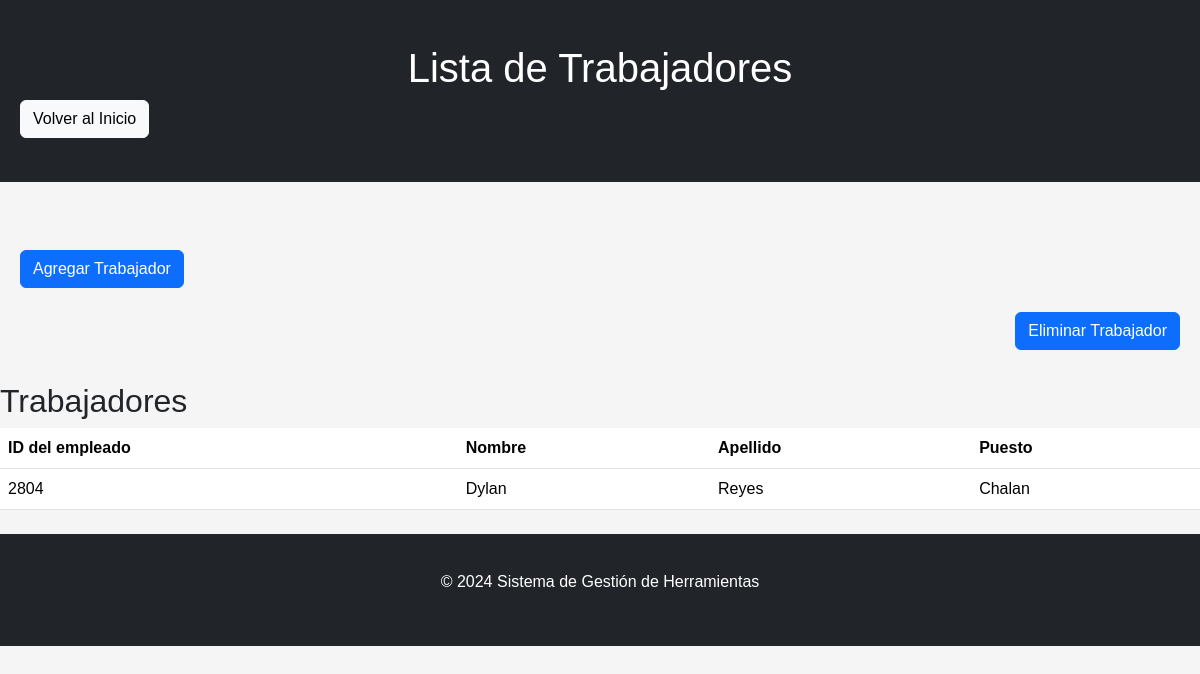
/lista_trabajadores.php, run on the app's committed database.
### tables this page shows
CREATE TABLE `trabajadores` (
  `registro` int(11) NOT NULL,
  `id_empleado` int(11) NOT NULL,
  `nombre` varchar(100) NOT NULL,
  `apellido` varchar(100) NOT NULL,
  `puesto` varchar(100) NOT NULL
);

### lista_trabajadores.php (the view, shortened to what this page needs)
<?php
include 'php/conexion.php';
?>
<!DOCTYPE html>
<html lang="es">
<head>
    <link rel="stylesheet" href="css/bootstrap.min.css">
    <link rel="stylesheet" href="css/styles.css">
</head>
<body>
    <header class="bg-dark text-white py-4">
        <div class="container">
            <h1 class="text-center">Lista de Trabajadores</h1>
            <a href="index.php" class="btn btn-light">Volver al Inicio</a>
        </div>
    </header>
    <main class="mt-5">
        <div class="container">
            <div class="row mb-4">
                <div class="col-sm-6">
                    <button class="btn btn-primary" onclick="mostrarFormulario()">Agregar Trabajador</button>
                </div>
            </div>
                <div>
                    <button class="btn btn-primary float-end" onclick="mostrarFormularioEliminar()">Eliminar Trabajador</button>
                </div>
</main>
<main>
        <h2 class="mt-4">Trabajadores</h2>
            <table class="table">
                <thead>
                    <tr>
                        <th>ID del empleado</th>
                        <th>Nombre</th>
                        <th>Apellido</th>
                        <th>Puesto</th>
                    </tr>
                </thead>
                <tbody>
                <?php include 'php/mostrar_trabajadores.php'; ?>
                </tbody>
            </table>
    </main>
        </body>
        <footer class="bg-dark text-white py-3 mt-4">
            <div class="container">
                <p class="text-center">&copy; <?php echo date("Y"); ?> Sistema de Gestión de Herramientas</p>
            </div>
        </footer>
</html>

### php/mostrar_trabajadores.php (shortened to what this page needs)
<?php
include 'php/conexion.php';
$sql = "SELECT * FROM trabajadores";
$result = $conn->query($sql);
if ($result->num_rows > 0) {
    while ($row = $result->fetch_assoc()) {
        echo "<tr>";
        echo "<td>" . $row["id_empleado"] . "</td>";
        echo "<td>" . $row["nombre"] . "</td>";
        echo "<td>" . $row["apellido"] . "</td>";
        echo "<td>" . $row["puesto"] . "</td>";
        echo "</tr>";
    }
} else {
    echo "<tr><td colspan='5'>No se encontraron trabajadores en la base de datos.</td></tr>";
}
?>

### css/styles.css (style rules this page uses)
* { margin: 0; padding: 0; box-sizing: border-box; }
body { font-family: Arial, sans-serif; background-color: #f5f5f5; }
.container { max-width: 1200px; margin: 0 auto; padding: 20px; }
header { background-color: #333; color: #fff; padding: 20px 0; }
header h1 { text-align: center; }
main { margin-top: 50px; }

### data on the page
trabajadores: id_empleado "2804", nombre "Dylan", apellido "Reyes", puesto "Chalan"
